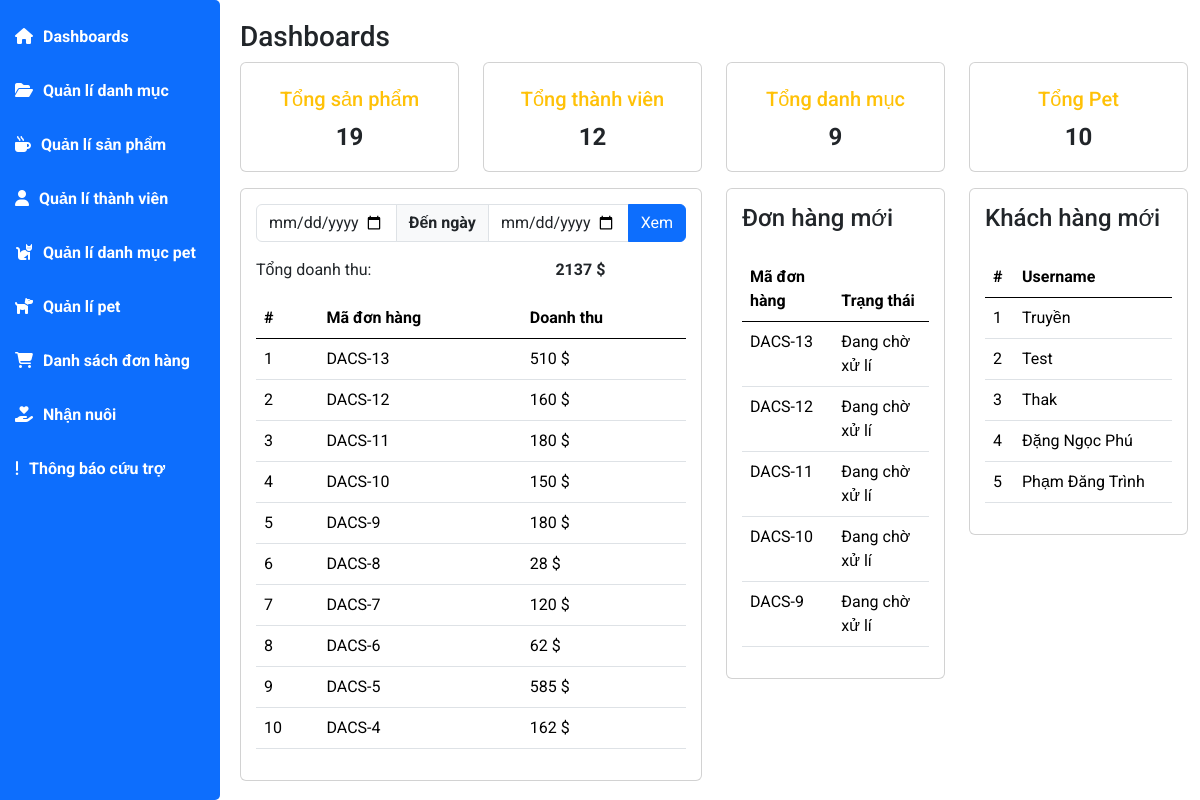
The app's page /admin/index.php with its own data.
### tables this page shows
CREATE TABLE `tbl_bill` (
  `idBill` int(11) NOT NULL,
  `idUser` int(11) NOT NULL,
  `bill_name` varchar(255) NOT NULL,
  `bill_email` text NOT NULL,
  `bill_address` text NOT NULL,
  `bill_tel` varchar(11) NOT NULL,
  `bill_pttt` text NOT NULL,
  `bill_day` datetime NOT NULL,
  `bill_status` text NOT NULL,
  `bill_total` int(11) NOT NULL
);

CREATE TABLE `tbl_user` (
  `idUser` int(11) NOT NULL,
  `tenUser` varchar(255) NOT NULL,
  `accountUser` varchar(255) NOT NULL,
  `passUser` varchar(255) NOT NULL,
  `emailUser` varchar(255) NOT NULL,
  `addressUser` text NOT NULL,
  `telUser` varchar(255) NOT NULL,
  `decen` int(11) NOT NULL
);

### model/pdo.php (called while the page is built, shortened)
<?php
function pdo_get_connection(){
    $dburl = "mysql:host=localhost;dbname=dacs2;charset=utf8";
    $username = 'root';
    $password = '';
    $conn = new PDO($dburl, $username, $password);
    $conn->setAttribute(PDO::ATTR_ERRMODE, PDO::ERRMODE_EXCEPTION);
    return $conn;
}
function pdo_query($sql){
    $sql_args = array_slice(func_get_args(), 1);
    try{
        $conn = pdo_get_connection();
        $stmt = $conn->prepare($sql);
        $stmt->execute($sql_args);
        $rows = $stmt->fetchAll();
        return $rows;
    }
    catch(PDOException $e){
        throw $e;
    }
    finally{
        unset($conn);
    }
}
function pdo_query_one($sql){
    $sql_args = array_slice(func_get_args(), 1);
    try{
        $conn = pdo_get_connection();
        $stmt = $conn->prepare($sql);
        $stmt->execute($sql_args);
        $row = $stmt->fetch(PDO::FETCH_ASSOC);
        return $row;
    }
    catch(PDOException $e){
        throw $e;
    }
    finally{
        unset($conn);
    }
}

### model/sanpham.php (called while the page is built, shortened)
<?php
function count_sanpham($kyw,$iddm){
    $sql = "SELECT COUNT(*) as total FROM tbl_danhsach_sp WHERE 1";
    $tongsp = pdo_query_one($sql);
    if ($tongsp) {
        return $tongsp['total'];
    } else {
        return 0;
    }
}
?>

### model/taikhoan.php (called while the page is built, shortened)
<?php
function loadall_taikhoan_home(){
    $sql="SELECT * FROM tbl_user WHERE 1 ORDER BY idUser DESC LIMIT 0,5";
    $listtk=pdo_query($sql);
    return $listtk;
}
function count_thanhvien(){
    $sql = "SELECT COUNT(*) as total FROM tbl_user";
    $tongtv = pdo_query_one($sql);
    if ($tongtv) {
        return $tongtv['total'];
    } else {
        return 0;
    }
}
?>

### model/danhmuc.php (called while the page is built, shortened)
<?php
function count_danhmuc(){
    $sql = "SELECT COUNT(*) as total FROM tbl_danhmuc_sp";
    $tongdm = pdo_query_one($sql);
    if ($tongdm) {
        return $tongdm['total'];
    } else {
        return 0;
    }
}
?>

### model/pet.php (called while the page is built, shortened)
<?php
function count_pet(){
    $sql = "SELECT COUNT(*) as total FROM tbl_pet";
    $tongpet = pdo_query_one($sql);
    if ($tongpet) {
        return $tongpet['total'];
    } else {
        return 0;
    }
}
?>

### model/cart.php (called while the page is built, shortened)
<?php
function loadhome_bill($d1,$d2){
    if($d1!="" && $d2!=" "){
        $sql="SELECT * FROM tbl_bill WHERE bill_day BETWEEN '".$d1." 00:00:00' AND '".$d2." 00:00:00' ORDER BY idBill DESC";
        $listcart=pdo_query($sql);
    }else{
        $sql="SELECT * FROM tbl_bill ORDER BY idBill DESC LIMIT 0,10";
        $listcart=pdo_query($sql);
    }
    return $listcart;
}
function loadhome_bill1(){
    $sql="SELECT * FROM tbl_bill ORDER BY idBill DESC LIMIT 0,5";
    $listcart=pdo_query($sql);
    return $listcart;
}
?>

### admin/home.php (the view, shortened to what this page needs)
<div class="main-content">
    <h3 class="title-page">
        Dashboards
    </h3>
    <section class="statistics row">
        <div class="col-sm-12 col-md-6 col-xl-3">
            <a href="index.php?act=listsp">
                <div class="card mb-3 widget-chart">
                    <div class="widget-subheading fsize-1 pt-2 opacity-10 text-warning font-weight-bold">
                        <h5>
                            Tổng sản phẩm
                        </h5>
                    </div>
                    <span class="widget-numbers"><?= $tongsp ?></span>
                </div>
            </a>
        </div>
        <div class="col-sm-12 col-md-6 col-xl-3">
            <a href="index.php?act=listusers">
                <div class="card mb-3 widget-chart">
                    <div class="widget-subheading fsize-1 pt-2 opacity-10 text-warning font-weight-bold">
                        <h5>
                            Tổng thành viên
                        </h5>
                    </div>
                    <span class="widget-numbers"><?= $tongtv ?></span>
                </div>
            </a>
        </div>
        <div class="col-sm-12 col-md-6 col-xl-3">
            <a href="index.php?act=listdm">
                <div class="card mb-3 widget-chart">
                    <div class="widget-subheading fsize-1 pt-2 opacity-10 text-warning font-weight-bold">
                        <h5>
                            Tổng danh mục
                        </h5>
                    </div>
                    <span class="widget-numbers"><?= $tongdm ?></span>
                </div>
            </a>
        </div>
        <div class="col-sm-12 col-md-6 col-xl-3">
            <a href="index.php?act=listpet">
                <div class="card mb-3 widget-chart">
                    <div class="widget-subheading fsize-1 pt-2 opacity-10 text-warning font-weight-bold">
                        <h5>
                            Tổng Pet
                        </h5>
                    </div>
                    <span class="widget-numbers"><?= $tongpet ?></span>
                </div>
            </a>
        </div>
    </section>
    <section class="row">
        <div class="col-sm-12 col-md-6 col xl-6">
            <div class="card chart">
                <form action="index.php?act=checkdh" method="post">
                    <div class="input-group mb-3">
                        <input name="d1" type="date" class="form-control" placeholder="Username" aria-label="Username">
                        <span class="input-group-text">Đến ngày</span>
                        <input name="d2" type="date" class="form-control" placeholder="Server" aria-label="Server">
                        <input name="xem" type="submit" class="btn btn-primary" value="Xem"></input>
                    </div>
                </form>
                <p>Tổng doanh thu: <span><?=$tong?> $</span></p>
                <table class="revenue table table-hover">
                    <thead>
                        <th>#</th>
                        <th>Mã đơn hàng</th>
                        <th>Doanh thu</th>
                    </thead>
                    <tbody>
                        <?php
                            $stt=1;
                            foreach ($listbill as $bill) {
                                echo '<tr>
                                        <td>'.$stt.'</td>
                                        <td>DACS-'.$bill['idBill'].'</td>
                                        <td>'.$bill['bill_total'].' $</td>
                                    </tr>';
                                $stt++;
                            }
                        ?>
                    </tbody>
                </table>
            </div>
        </div>
        <div class="col-sm-12 col-md-6 col-xl-3">
            <div class="card chart">
                <h4>Đơn hàng mới</h4>
                <table class="revenue table table-hover">
                    <thead>
                        <th>Mã đơn hàng</th>
                        <th>Trạng thái</th>
                    </thead>
                    <tbody>
                        <?php
                            foreach ($listbill1 as $bill) {
                                echo '<tr>
                                        <td>DACS-'.$bill['idBill'].'</td>
                                        <td>'.$bill['bill_status'].'</td>
                                    </tr>';
                            }
                        ?>
                    </tbody>
                </table>
            </div>
        </div>
        <div class="col-sm-12 col-md-6 col-xl-3">
            <div class="card chart">
                <h4>Khách hàng mới</h4>
                <table class="revenue table table-hover">
                    <thead>
                        <th>#</th>
                        <th>Username</th>
                    </thead>
                    <tbody>
                        <?php
                                $i=1;
                                foreach ($listtk as $taikhoan) {
                                    echo '
                                    </tr>
                                    <td>'.$i.'</td>
                                    <td>'.$taikhoan['tenUser'].'</td>
                                    </tr>
                                    ';
                                    $i++;
                                }
                            ?>
                    </tbody>
                </table>
            </div>
        </div>
    </section>
</div>
</div>
</div>

### admin/view/assets/css/main.css (style rules this page uses)
* { padding: 0; margin: 0; box-sizing: border-box; font-family: 'Roboto', sans-serif; }
body { background-color: #e6e6e6; }
.main-content { padding-left: 240px; padding-bottom: 20px; }
.main-content .title-page { padding-top: 20px; }
.main-content .statistics { box-sizing: border-box; display: flex; }
.main-content .statistics a { text-decoration: none; }
.widget-chart { text-align: center; padding: 1rem; border-radius: 10px; position: relative; }
.widget-chart { color: #000; font-size: 24px; font-weight: 700; }
.chart { padding: 15px; border-radius: 10px; }
.chart h4 { margin-bottom: 25px; }
.chart span { margin-left: 180px; font-weight: 700; }

### records on screen
tbl_bill: idBill "13", bill_total "510", bill_status "Đang chờ xử lí"
tbl_bill: idBill "12", bill_total "160", bill_status "Đang chờ xử lí"
tbl_bill: idBill "11", bill_total "180", bill_status "Đang chờ xử lí"
tbl_bill: idBill "10", bill_total "150", bill_status "Đang chờ xử lí"
tbl_bill: idBill "9", bill_total "180", bill_status "Đang chờ xử lí"
tbl_bill: idBill "8", bill_total "28"
tbl_bill: idBill "7", bill_total "120"
tbl_bill: idBill "6", bill_total "62"
tbl_bill: idBill "5", bill_total "585"
tbl_bill: idBill "4", bill_total "162"
tbl_user: tenUser "Truyền"
tbl_user: tenUser "Test"
tbl_user: tenUser "Thak"
tbl_user: tenUser "Đặng Ngọc Phú"
tbl_user: tenUser "Phạm Đăng Trình"

### other values on screen
$tongsp "19"
$tongtv "12"
$tongdm "9"
$tongpet "10"
$tong "2137"
